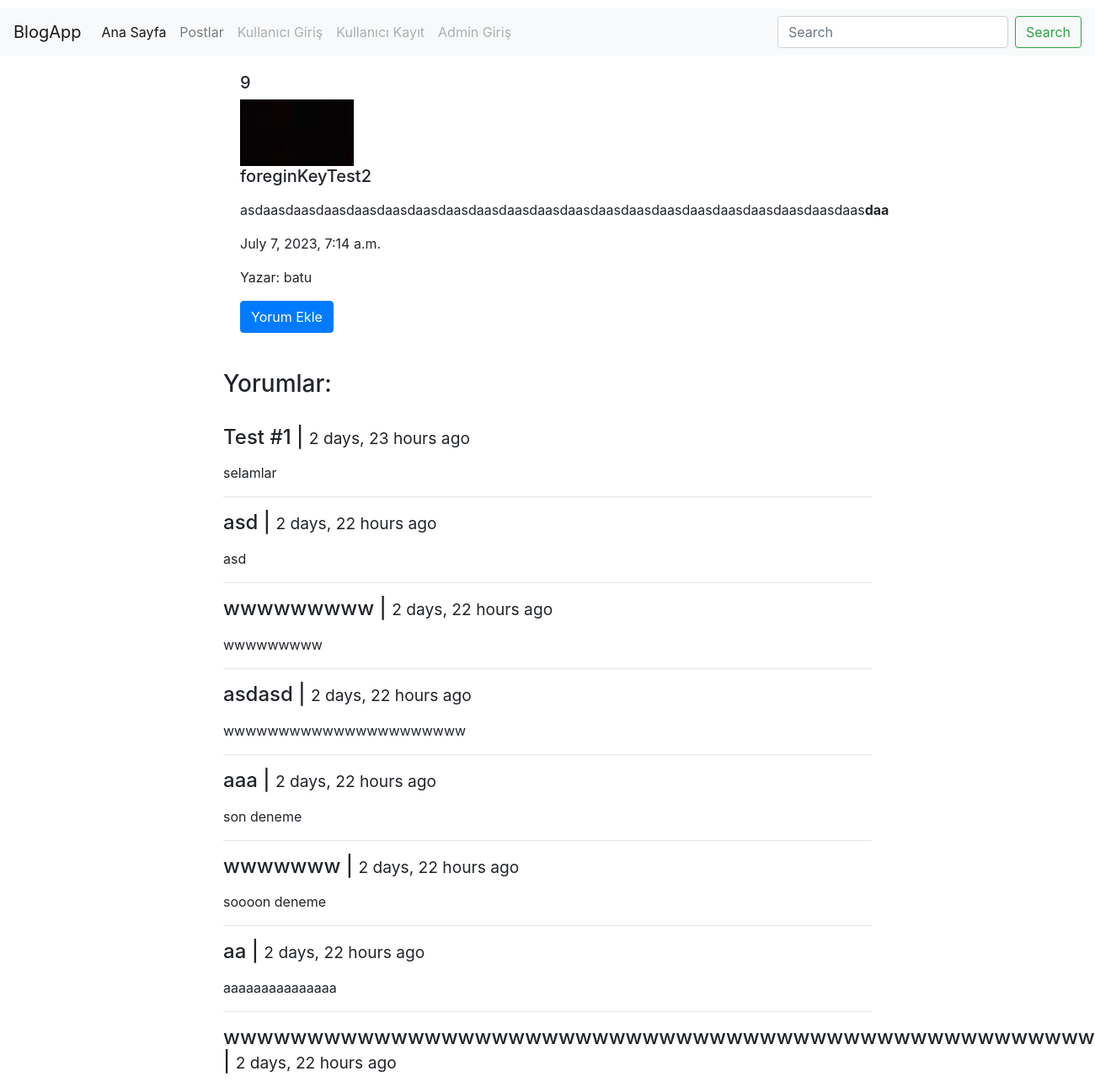
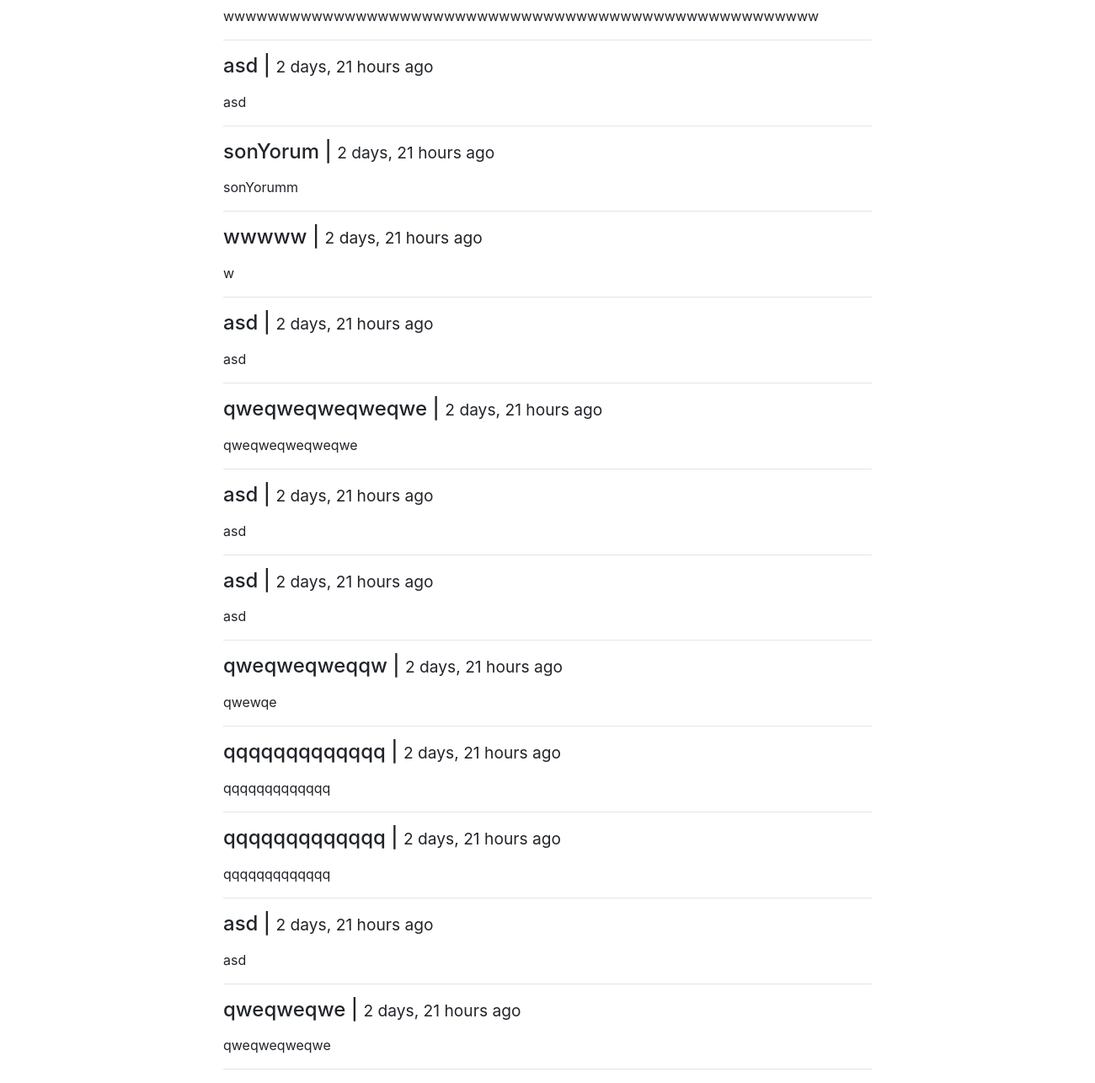
/post/details/9/, run on an earlier commit of the app's database (2 pictures, top to bottom).
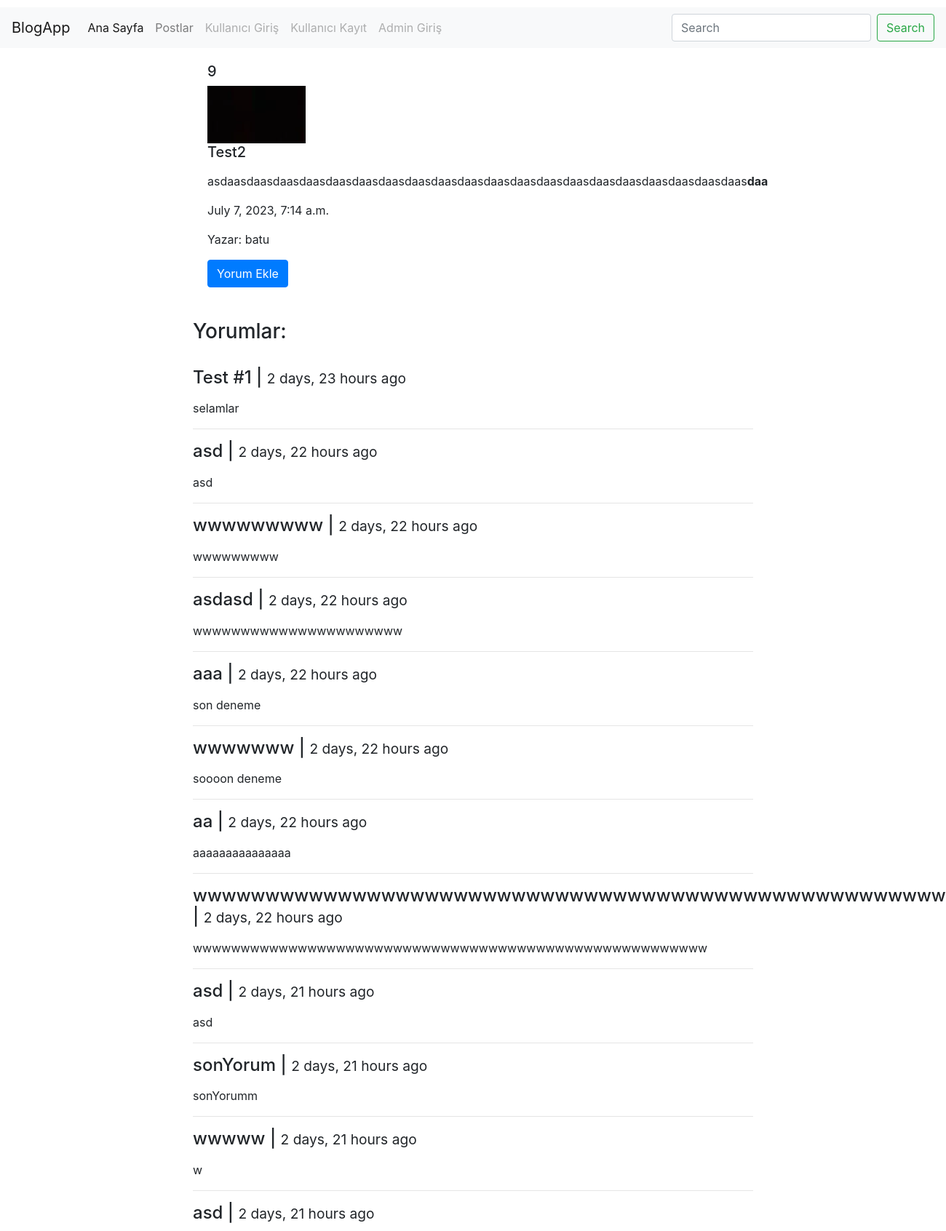
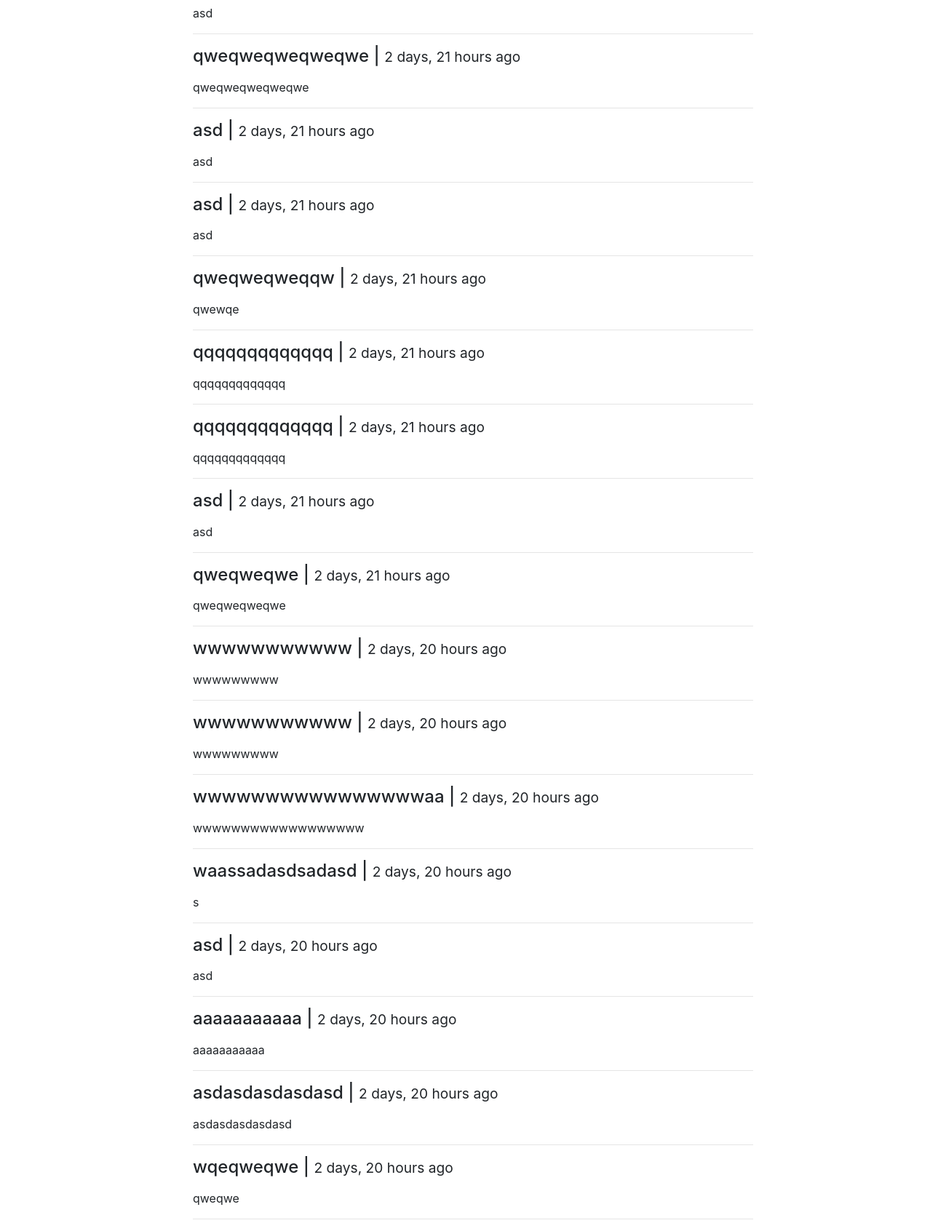
And on a later commit of the database (2 pictures, top to bottom).
### post/models.py (models this page shows, shortened)
class Post(models.Model):
    user = models.ForeignKey('auth.User', verbose_name='yazar', on_delete=models.CASCADE, related_name='post')
    title = models.CharField(max_length=120, verbose_name="baslik")
    content = RichTextField(verbose_name="icerik")
    publishingDate = models.DateTimeField(verbose_name="yayinlanma tarihi", auto_now_add=True)
    image = models.FileField(null=True, blank=True)
    slug = models.SlugField(unique=True, editable=False, max_length=130)
    class Meta:
        ordering = ['-publishingDate']

class Comment(models.Model):
    post = models.ForeignKey('Post', related_name='comments', on_delete=models.CASCADE)
    name = models.CharField(max_length=200, verbose_name='İsim')
    content = models.TextField(verbose_name='Yorum')
    created_date = models.DateTimeField(auto_now_add=True)

### post/views.py (the view)
# urls.py: path('details/<int:id>/', post_details, name='details'),
def post_details(request, id):
    get_object_or_404(Post, id=id)
    postRef = Post.objects.get(id=id)
    is_valid_user = False
    if request.user == postRef.user:
        is_valid_user = True
    context = {
        'post': postRef,
        'user': is_valid_user,
    }
    return render(request, 'post/details.html', context)

### templates/post/details.html (shortened to what this page needs)
{% extends 'base.html' %}
{% block body %}
    <div class="container-fluid" style="width: 50rem;">
        <div class="card-body">
            <h5>{{ post.id }}</h5>
            {% if post.image %}
                <image src="{{ post.image.url }}" class="img-responsive"/>
            {% endif %}
            <h5 class="card-title">{{ post.title }}</h5>
            <p class="card-text">{{ post.content|safe|linebreaks }}</p>
            <p class="card-text">{{ post.publishingDate }}</p>
            <p class="card-text">Yazar: {{ post.user }}</p>
            <a href="{% url 'comment_create' id=post.id %}" class="btn btn-primary">Yorum Ekle</a>
        <br>
        <br>
        </div>
        <h3>Yorumlar:</h3>
        <br>
        {% for comment in post.comments.all %}
                    <h4>{{ comment.name }} | <small>{{ comment.created_date|timesince }} ago </small></h4>
                    <p>{{ comment.content|linebreaks }}</p>
                    <hr>
        {% endfor %}
</div>
{% endblock %}

### templates/base.html (shortened to what this page needs)
{% load static %}
<!DOCTYPE html>
<html lang="en">
<head>
    <link rel="stylesheet" href="{% static 'css/bootstrap.min.css' %}">
    <link rel="stylesheet" href="{% static 'css/style.css' %}">
</head>
<body>
    {% include 'header.html' %}
    {% block body %}
    {% endblock %}
</body>
</html>

### templates/header.html (shortened to what this page needs)
<nav class="navbar navbar-expand-lg navbar-light bg-light navbar-fixed-top">
  <a class="navbar-brand" href="{% url 'home' %}">BlogApp</a>
  <div class="collapse navbar-collapse" id="navbarSupportedContent">
    <ul class="navbar-nav mr-auto">
      <li class="nav-item active">
        <a class="nav-link" href="{% url 'home' %}">Ana Sayfa <span class="sr-only">(current)</span></a>
      </li>
      <li class="nav-item">
        <a class="nav-link" href="{% url 'index' %}">Postlar</a>
      </li>
        {% if not request.user.is_authenticated %}
        <li class="nav-item">
            <a class="nav-link disabled" href="{% url 'login' %}">Kullanıcı Giriş</a>
        </li>
        <li class="nav-item">
            <a class="nav-link disabled" href="{% url 'register' %}">Kullanıcı Kayıt</a>
        </li>
        <li class="nav-item">
            <a class="nav-link disabled" href="{% url 'admin:index' %}">Admin Giriş</a>
        </li>
        {% endif %}
    </ul>
    <form class="form-inline my-2 my-lg-0">
      <input class="form-control mr-sm-2" name="q" type="search" placeholder="Search" aria-label="Search" value="{{ request.GET.q }}">
      <button class="btn btn-outline-success my-2 my-sm-0" type="submit">Search</button>
    </form>
  </div>
</nav>

### static/css/style.css (style rules this page uses)
body { padding-top: 10px; }

What changed in the data, as far as the page shows it:
changed Post "batu": title "foreginKeyTest2" → "Test2"
added Comment: name "wwwwwwwwwww", created_date "2 days, 20 hours", content "wwwwwwwww"
added Comment: name "wwwwwwwwwww", created_date "2 days, 20 hours", content "wwwwwwwww"
added Comment: name "wwwwwwwwwwwwwwwwaa", created_date "2 days, 20 hours", content "wwwwwwwwwwwwwwwwww"
added Comment: name "waassadasdsadasd", created_date "2 days, 20 hours", content "s"
added Comment: name "asd", created_date "2 days, 20 hours", content "asd"
added Comment: name "aaaaaaaaaaa", created_date "2 days, 20 hours", content "aaaaaaaaaaa"
added Comment: name "asdasdasdasdasd", created_date "2 days, 20 hours", content "asdasdasdasdasd"
added Comment: name "wqeqweqwe", created_date "2 days, 20 hours", content "qweqwe"
